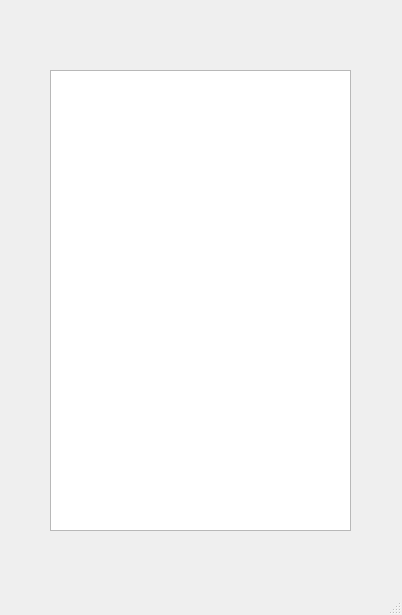
<?xml version="1.0" encoding="UTF-8"?>
<ui version="4.0">
 <class>MainWindow</class>
 <widget class="QMainWindow" name="MainWindow">
  <property name="geometry">
   <rect>
    <x>0</x>
    <y>0</y>
    <width>402</width>
    <height>615</height>
   </rect>
  </property>
  <property name="windowTitle">
   <string>MainWindow</string>
  </property>
  <widget class="QWidget" name="centralwidget">
   <widget class="QListView" name="search_results_listView">
    <property name="geometry">
     <rect>
      <x>50</x>
      <y>70</y>
      <width>301</width>
      <height>461</height>
     </rect>
    </property>
   </widget>
  </widget>
  <widget class="QMenuBar" name="menubar">
   <property name="geometry">
    <rect>
     <x>0</x>
     <y>0</y>
     <width>402</width>
     <height>21</height>
    </rect>
   </property>
  </widget>
  <widget class="QStatusBar" name="statusbar"/>
 </widget>
 <resources/>
 <connections/>
</ui>
